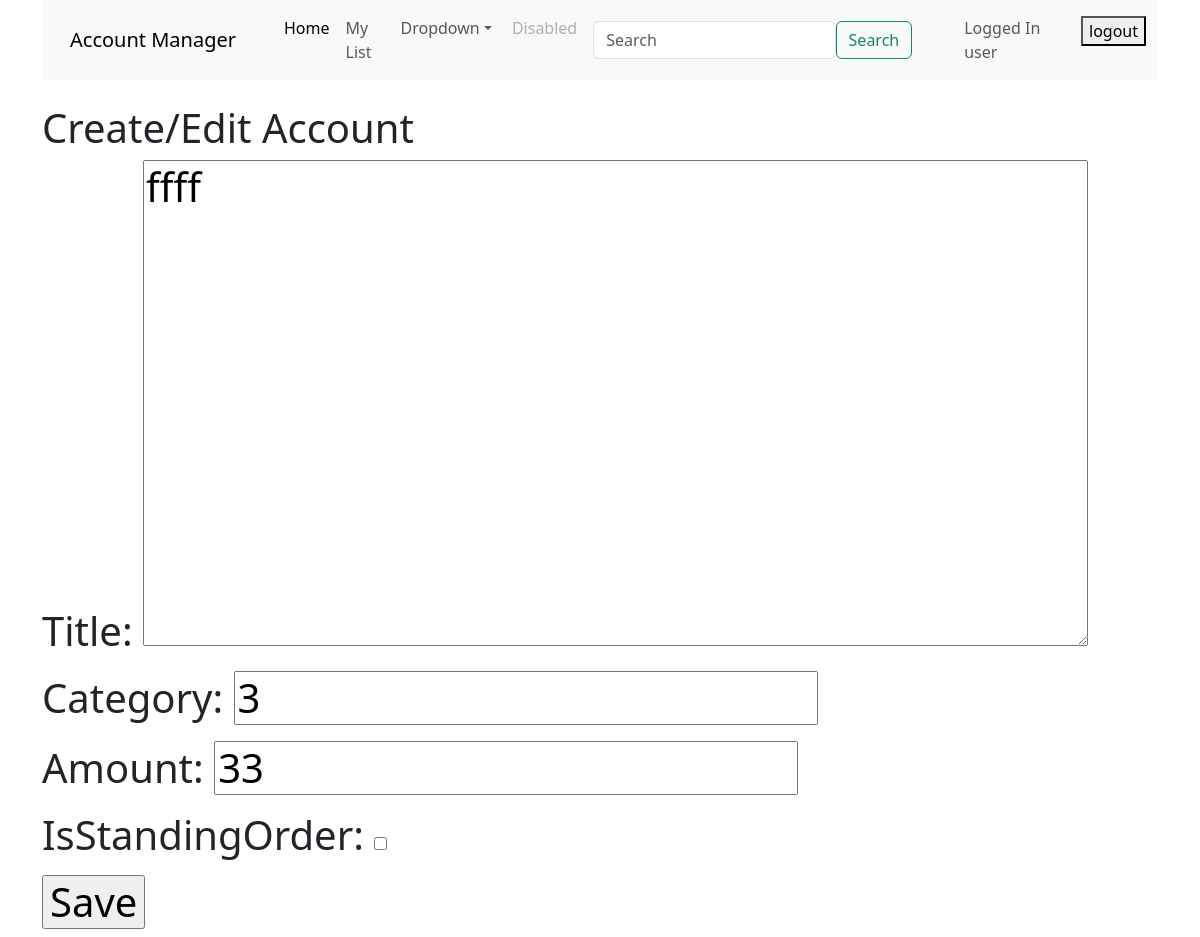
/account/account_update/1 (signed in), run on the app's committed database.
### account/models.py (models this page shows, shortened)
class Account(models.Model):
    user = models.ForeignKey(get_user_model(), on_delete=models.CASCADE)
    title = models.TextField(max_length=1200)
    category = models.IntegerField(default=0)
    amount = models.IntegerField(null=False, default=0)
    date = models.DateField(default=None)
    isStandingOrder = models.BooleanField(default=False)

### account/views.py (the view)
# urls.py: path('account_update/<int:pk>', views.AccountUpdateView.as_view(), name='account_update'),
class AccountUpdateView(UpdateView):
    model = Account
    fields=['title', 'category', 'amount', 'isStandingOrder']
    def get_object(self):
        account = super(AccountUpdateView, self).get_object()
        if not account.user == self.request.user:
            raise Http404('bla bla')
        return account

### account/templates/account/account_form.html (shortened to what this page needs)
{% extends 'main/base.html' %}
{% block content %}
<br>
<h1>Create/Edit Account<h1>
<form method="post">
    {{ form.as_p }}
    <input type="submit" value="Save">
</form>
{% endblock %}

### main/templates/main/base.html (shortened to what this page needs)
<!doctype html>
<html lang="en" dir="ltr">
  <head>
    <link rel="stylesheet" href="https://cdn.jsdelivr.net/npm/bootstrap@5.3.3/dist/css/bootstrap.rtl.min.css">
  </head>
  <body>
    <div class='container'>
        <nav class="navbar navbar-expand-lg bg-body-tertiary">
            <div class="container-fluid">
                <a class="navbar-brand" href="#">Account Manager</a>
                <div class="collapse navbar-collapse" id="navbarSupportedContent">
                <ul class="navbar-nav me-auto mb-2 mb-lg-0">
                  <li class="nav-item">
                    <a class="nav-link active" aria-current="page" href={% url 'home' %}>Home</a>
                  </li>
                  <li class="nav-item">
                    <a class="nav-link" href={% url 'account:account_list' %}>My List</a>
                  </li>
                  <li class="nav-item dropdown">
                    <a class="nav-link dropdown-toggle" href="#" role="button" data-bs-toggle="dropdown" aria-expanded="false">
                      Dropdown
                    </a>
                  </li>
                  <li class="nav-item">
                    <a class="nav-link disabled" aria-disabled="true">Disabled</a>
                  </li>
                </ul>
                <form class="d-flex" role="search">
                  <input class="form-control me-2" type="search" placeholder="Search" aria-label="Search">
                  <button class="btn btn-outline-success" type="submit">Search</button>
                </form>
                <ul class="navbar-nav me-auto mb-2 mb-lg-0">
                  {% if user.is_authenticated %}
                  <div class="container-fluid">
                    <span class="navbar-text">
                      Logged In {{ user.username }}
                    </span>
                  </div>
                  <form action="{% url 'logout' %}" method="post">
                    <button type="submit">logout</button>
                  </form>
                  {% else %}
                  Logged Out <a href={% url 'login' %}> Login </a> or <a href={% url 'signup' %}> Signup </a>
                  {% endif %}
              </div>
            </div>
          </nav>
        {% block content %}
        {% endblock %}
        </div>
  </body>
</html>

### data on the page
Account: title "ffff", category "3", amount "33"

### other printed values
{{ user.username }} "user"
